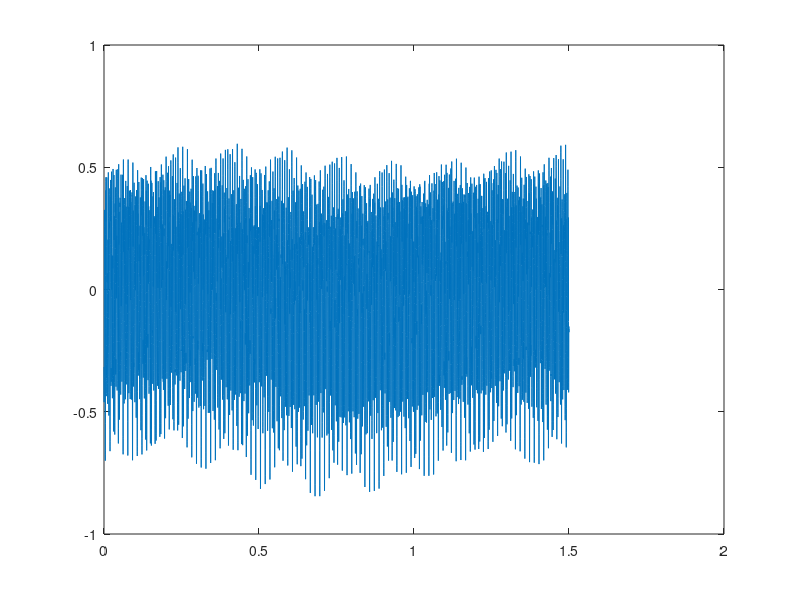

The MATLAB script that drew this image:
clear; close all; clc;
load Cchord.mat;
% sound(y);
n = numel(y);
t = 0:n-1;
t = t/fs;
plot(t,y)
yfft = abs(fft(y));
f = 0:1:n-1;
f = f*fs;